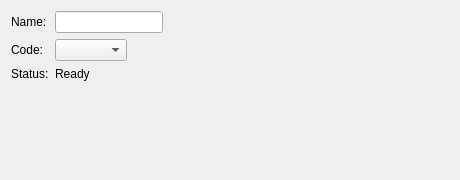
<?xml version="1.0" encoding="UTF-8"?>
<ui version="4.0"><class>Dialog</class>
 <widget class="QDialog" name="Dialog">
  <property name="geometry"><rect><x>0</x><y>0</y><width>460</width><height>180</height></rect></property>
  <property name="windowTitle"><string>Form growth</string></property>
  <layout class="QFormLayout" name="formLayout">
   <property name="fieldGrowthPolicy"><enum>QFormLayout::FieldsStayAtSizeHint</enum></property>
   <item row="0" column="0"><widget class="QLabel" name="label_1"><property name="text"><string>Name:</string></property></widget></item>
   <item row="0" column="1"><widget class="QLineEdit" name="lineEdit_1"/></item>
   <item row="1" column="0"><widget class="QLabel" name="label_2"><property name="text"><string>Code:</string></property></widget></item>
   <item row="1" column="1"><widget class="QComboBox" name="comboBox_1"/></item>
   <item row="2" column="0"><widget class="QLabel" name="label_3"><property name="text"><string>Status:</string></property></widget></item>
   <item row="2" column="1"><widget class="QLabel" name="statusLabel"><property name="text"><string>Ready</string></property><property name="sizePolicy"><sizepolicy hsizetype="Expanding" vsizetype="Preferred"><horstretch>0</horstretch><verstretch>0</verstretch></sizepolicy></property></widget></item>
  </layout>
 </widget>
</ui>
